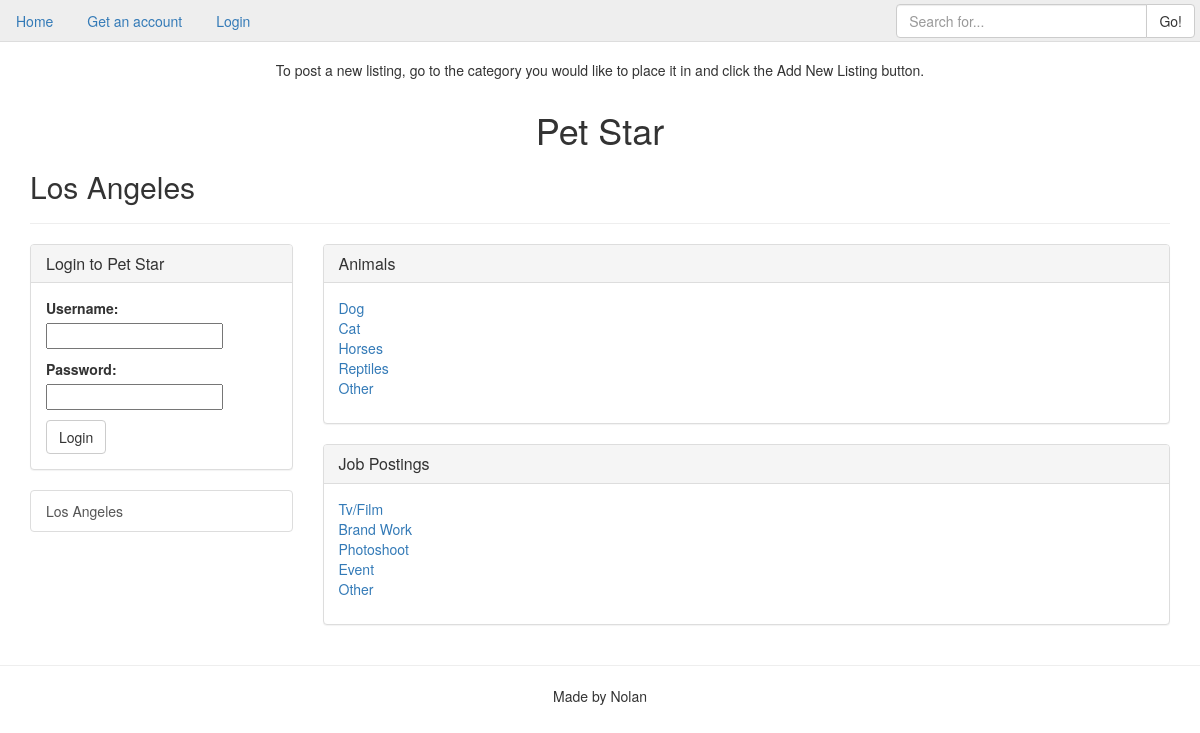
Screenshot of /city/5/ with the database file from the repository.
### cl_app/models.py (models this page shows)
class City(models.Model):
    city = models.CharField(max_length=20)
    def __str__(self):
        return self.city

class ListingType(models.Model):
    name = models.CharField(max_length=20)
    parent = models.ForeignKey("self", null=True, blank=True, related_name='subcat')
    def __str__(self):
        return self.name

### cl_app/views.py (the view)
# urls.py: url(r'^city/(?P<city>\d+)/$', CityListView.as_view(), name='city_list_view'),
class CityListView(ListView):
    template_name = 'cl_app/city_listing_list.html'
    model = ListingType
    def get_queryset(self):
        return ListingType.objects.filter(parent=None)
    def get_context_data(self, **kwargs):
        context = super().get_context_data(**kwargs)
        city_id = self.kwargs.get('city')
        context['city'] = City.objects.get(id=city_id)
        context['cities'] = City.objects.all()
        if self.request.user.is_authenticated():
            context["profile"] = Profile.objects.get(user=self.request.user)
        else:
            context["login_form"] = AuthenticationForm()
        return context

### templates/cl_app/city_listing_list.html (shortened to what this page needs)
{% extends "base.html" %}
{% block body %}
    <h1 class="text-center">Pet Star</h1>
    <h2>{{ city.city }}</h2>
    <hr>
    <div class="row">
        <div class="col-md-3">
            {% if request.user.is_authenticated %}
            <h2>Hello {{ request.user }},
                {% if profile.profile_city %}
                <br><small>Would you like to go to your perfered city page,
                <a href="{% url 'city_list_view' profile.profile_city.pk %}">{{ profile.profile_city }}</a>?</small>
                {% else %}
                <br><small>You do not have a saved perfered city, please update your profile.
                    <a class="btn btn-default" href="{% url 'profile_view' %}">Update Profile</a></small>
                {% endif %}
            </h2>
            {% else %}
            <div class="panel panel-default">
                <div class="panel-heading">
                    <h3 class="panel-title">Login to Pet Star</h3>
                </div>
                <div class="panel-body">
                    <form class="" action="{% url 'login' %}" method="post">
                        {{ login_form.as_p }}
                        <input class="btn btn-default" type="submit" name="login" value="Login">
                    </form>
                </div>
            </div>
            {% endif %}
            <div class="list-group">
                {% for city in cities %}
                <a href="{% url 'city_list_view' city.pk %}" class="list-group-item">{{ city }}</a>
                {% endfor %}
            </div>
        </div>
        <div class="col-md-9">
            {% for list in object_list %}
            <div class="panel panel-default">
                <div class="panel-heading">
                    <h3 class="panel-title"><a href="{% url 'city_category_list_view' city.pk list.pk %}">{{ list }}</a></h3>
                </div>
                <div class="panel-body">
                    <ul class="list-unstyled">
                        {% for sub in list.subcat.all %}
                        <li><a href="{% url 'city_category_list_view' city.pk sub.pk %}">{{ sub }}</a></li>
                        {% endfor %}
                    </ul>
                </div>
            </div>
            {% endfor %}
        </div>
    </div>
{% endblock %}

### templates/base.html (shortened to what this page needs)
{% load staticfiles %}
<!DOCTYPE html>
<html>
    <head>
        <link rel="stylesheet" href="{% static 'cl_app/css/bootstrap.min.css' %}">
        <link rel="stylesheet" href="{% static 'cl_app/css/main.css' %}">
    </head>
    <body>
        <ul class="nav nav-tabs navbar-fixed-top">
            <li role="presentation"><a href="{% url 'index_view' %}">Home</a></li>
            {% if request.user.is_authenticated %}
                <li role="presentation" class=""><a href="{% url 'profile_view' %}">Your Profile</a></li>
                <li role="presentation" class="pull-right"><a href="{% url 'logout' %}?next={% url 'index_view' %}">Log Out</a></li>
                <li role="presentation" class="disabled pull-right"><a href="#">Welcome {{ request.user }}</a></li>
            {% else %}
                <li role="presentation"><a href="{% url 'register_view' %}">Get an account</a></li>
                <li role="presentation"><a href="{% url 'login' %}">Login</a></li>
            {% endif %}
            <form id="searchform" action="{% url 'search_list_view' %}" method="get" accept-charset="utf-8">
                <div class="input-group col-md-3 pull-right">
                    <input class="form-control" id="searchbox" name="q" type="text" placeholder="Search for...">
                    <span class="input-group-btn">
                        <button class="btn btn-default" type="button">Go!</button>
                    </span>
                </div>
            </form>
        </ul>
        {% block hero %}
        <p class="text-center">To post a new listing, go to the category you would like to place it in and click the Add New Listing button.</p>
        {% endblock %}
        <div class="container">
            {% block body %}{% endblock %}
        </div>
    </body>
    <footer>
        <hr>
        <p class="text-center">Made by Nolan</p>
    </footer>
</html>

### cl_app/static/cl_app/css/main.css (style rules this page uses)
body { margin-top: 60px; }
.nav { background-color: #EEEEEE; }
#searchform { margin-top: 4px; margin-right: 5px; }

### rows the page displays
City: city "Los Angeles"
ListingType: name "Animals"
ListingType: name "Dog"
ListingType: name "Cat"
ListingType: name "Horses"
ListingType: name "Reptiles"
ListingType: name "Other"
ListingType: name "Job Postings"
ListingType: name "Tv/Film"
ListingType: name "Brand Work"
ListingType: name "Photoshoot"
ListingType: name "Event"
ListingType: name "Other"
